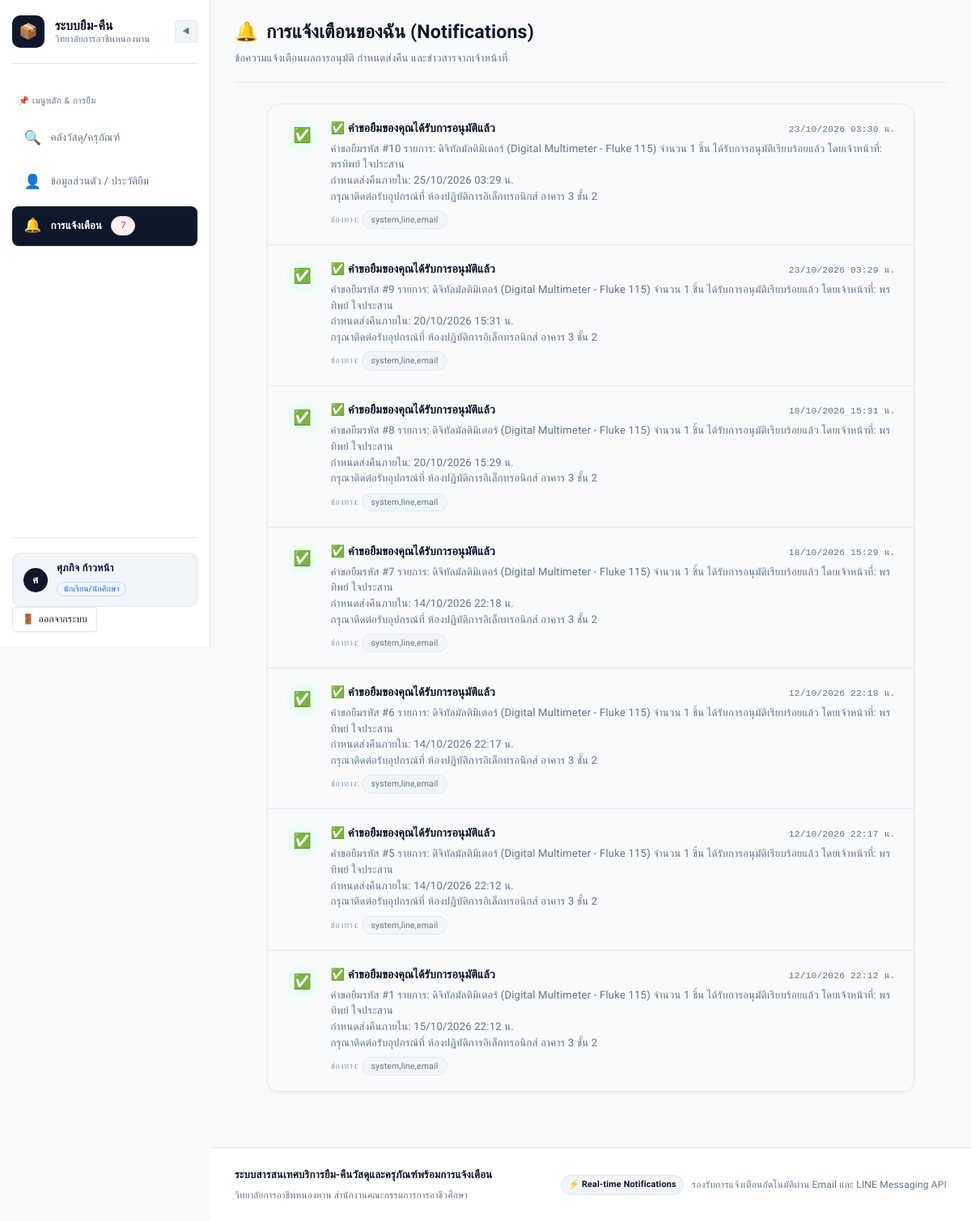
The app's page /notifications (signed in) with its own data.
### models.py (models this page shows, shortened)
class User(db.Model):
    __tablename__ = 'users'
    user_id = db.Column(db.Integer, primary_key=True, autoincrement=True)
    student_or_citizen_id = db.Column(db.String(20), nullable=False)
    first_name = db.Column(db.String(100), nullable=False)
    last_name = db.Column(db.String(100), nullable=False)
    email = db.Column(db.String(100), unique=True, nullable=False)
    password_hash = db.Column(db.String(255), nullable=False)
    phone_number = db.Column(db.String(20), nullable=True)
    role = db.Column(db.String(20), default='student', nullable=False)  # 'student', 'teacher', 'staff', 'admin'
    line_user_id = db.Column(db.String(100), nullable=True)
    department = db.Column(db.String(100), nullable=True, default='แผนกวิชาช่างอิเล็กทรอนิกส์')
    created_at = db.Column(db.DateTime, default=datetime.utcnow)
    borrow_requests = db.relationship('BorrowRequest', foreign_keys='BorrowRequest.user_id', backref='user', lazy=True)
    borrowings = db.relationship('Borrowing', foreign_keys='Borrowing.user_id', backref='user', lazy=True)
    notifications = db.relationship('Notification', backref='user', lazy=True, order_by='Notification.created_at.desc()')
    @property
    def full_name(self):
        return f"{self.first_name} {self.last_name}"
    @property
    def role_display(self):
        roles = {
            'student': 'นักเรียน/นักศึกษา',
            'teacher': 'อาจารย์/ครูผู้สอน',
            'staff': 'เจ้าหน้าที่พัสดุ',
            'admin': 'ผู้ดูแลระบบ'
        }
        return roles.get(self.role, self.role)
    @property
    def role_badge_class(self):
        badges = {
            'student': 'badge-info',
            'teacher': 'badge-primary',
            'staff': 'badge-warning',
            'admin': 'badge-danger'
        }
        return badges.get(self.role, 'badge-secondary')

class Notification(db.Model):
    __tablename__ = 'notifications'
    notification_id = db.Column(db.Integer, primary_key=True, autoincrement=True)
    user_id = db.Column(db.Integer, db.ForeignKey('users.user_id'), nullable=False)
    title = db.Column(db.String(150), nullable=False)
    message = db.Column(db.Text, nullable=False)
    type = db.Column(db.String(50), default='system')  # 'approval', 'rejection', 'due_soon', 'overdue', 'info'
    channel = db.Column(db.String(50), default='system')  # 'system', 'line', 'email'
    is_read = db.Column(db.Boolean, default=False)
    created_at = db.Column(db.DateTime, default=datetime.utcnow)

### app.py (the view)
    @app.route('/notifications')
    @login_required
    def notifications_page():
        user = User.query.get(session['user_id'])
        notifs = Notification.query.filter_by(user_id=user.user_id).order_by(Notification.created_at.desc()).all()
        for n in notifs:
            n.is_read = True
        db.session.commit()
        return render_template('notifications.html', notifications=notifs)

### templates/notifications.html (shortened to what this page needs)
{% extends "base.html" %}
{% block content %}
<div class="page-header">
    <div>
        <h1 class="page-title">
            <span>🔔</span> การแจ้งเตือนของฉัน (Notifications)
        </h1>
        <p class="page-subtitle">ข้อความแจ้งเตือนผลการอนุมัติ กำหนดส่งคืน และข่าวสารจากเจ้าหน้าที่</p>
    </div>
</div>
<div class="card" style="max-width: 800px; margin: 0 auto;">
    <div class="card-body" style="padding: 0;">
        {% if notifications %}
            <div style="display: flex; flex-direction: column;">
                {% for n in notifications %}
                    <div style="padding: 1.25rem 1.5rem; border-bottom: 1px solid var(--border); display: flex; gap: 1rem; align-items: flex-start; {% if not n.is_read %}background: #f8fafc;{% endif %}">
                        <div style="width: 40px; height: 40px; border-radius: var(--radius-full); display: flex; align-items: center; justify-content: center; font-size: 1.2rem; flex-shrink: 0;
                            background: {% if n.type == 'approval' %}var(--success-bg){% elif n.type == 'rejection' or n.type == 'overdue' %}var(--danger-bg){% else %}var(--bg-subtle){% endif %};">
                            {% if n.type == 'approval' %}✅
                            {% elif n.type == 'rejection' %}❌
                            {% elif n.type == 'overdue' %}⚠️
                            {% elif n.type == 'due_soon' %}⏰
                            {% else %}🔔{% endif %}
                        </div>
                        <div style="flex: 1;">
                            <div style="display: flex; justify-content: space-between; align-items: baseline; margin-bottom: 0.25rem;">
                                <h3 style="font-size: 0.95rem; font-weight: 700; color: var(--text-main);">
                                    {{ n.title }}
                                </h3>
                                <span style="font-size: 0.75rem; color: var(--text-muted); font-family: monospace;">
                                    {{ n.created_at.strftime('%d/%m/%Y %H:%M น.') }}
                                </span>
                            </div>
                            <div style="font-size: 0.875rem; color: var(--text-muted); line-height: 1.5; white-space: pre-line;">{{ n.message }}</div>
                            <div style="margin-top: 0.5rem; font-size: 0.75rem; color: var(--text-subtle);">
                                ช่องทาง: <span class="badge badge-secondary" style="font-size: 0.7rem;">{{ n.channel }}</span>
                            </div>
                        </div>
                    </div>
                {% endfor %}
            </div>
        {% else %}
            <div style="text-align: center; padding: 4rem 1rem; color: var(--text-muted);">
                <div style="font-size: 3rem; margin-bottom: 0.5rem;">🔕</div>
                <p>ไม่มีการแจ้งเตือนในขณะนี้</p>
            </div>
        {% endif %}
    </div>
</div>
{% endblock %}

### templates/base.html (shortened to what this page needs)
<!DOCTYPE html>
<html lang="th">
<head>
    <link rel="stylesheet" href="{{ url_for('static', filename='css/style.css') }}">
</head>
<body class="{% if current_user %}logged-in{% else %}guest-layout{% endif %}">
    <div class="app-layout">
        {% if current_user %}
        <aside class="app-sidebar" id="appSidebar">
            <div class="sidebar-header">
                <a href="{{ url_for('catalog') if current_user.role not in ['admin', 'staff'] else url_for('admin_requests') }}" class="brand">
                    <div class="brand-icon">📦</div>
                    <div class="brand-title">
                        <span class="main-text">ระบบยืม-คืน</span>
                        <span class="sub-text">วิทยาลัยการอาชีพหนองหาน</span>
                    </div>
                </a>
                <div class="sidebar-header-actions">
                    <button type="button" class="sidebar-collapse-btn" id="sidebarCollapseBtn" title="ย่อ/ขยายแถบเมนู (Full-Screen View)">
                        <span class="collapse-icon">◀</span>
                    </button>
                </div>
            </div>
            <nav class="sidebar-menu">
                <div class="sidebar-section-title">
                    <span>📌</span>
                    <span class="section-text">เมนูหลัก & การยืม</span>
                </div>
                <a href="{{ url_for('catalog') }}" class="sidebar-link {% if request.endpoint == 'catalog' %}active{% endif %}" title="คลังวัสดุและครุภัณฑ์">
                    <span class="sidebar-icon">🔍</span>
                    <span class="link-text">คลังวัสดุ/ครุภัณฑ์</span>
                </a>
                <a href="{{ url_for('profile') }}" class="sidebar-link {% if request.endpoint == 'profile' %}active{% endif %}" title="ข้อมูลส่วนตัวและประวัติยืม">
                    <span class="sidebar-icon">👤</span>
                    <span class="link-text">ข้อมูลส่วนตัว / ประวัติยืม</span>
                </a>
                <a href="{{ url_for('notifications_page') }}" class="sidebar-link {% if request.endpoint == 'notifications_page' %}active{% endif %}" title="การแจ้งเตือน">
                    <span class="sidebar-icon">🔔</span>
                    <span class="link-text">การแจ้งเตือน</span>
                    {% if unread_count > 0 %}
                        <span class="badge badge-danger sidebar-badge">{{ unread_count }}</span>
                    {% endif %}
                </a>
            </nav>
            <div class="sidebar-footer">
                <a href="{{ url_for('profile') }}" class="sidebar-user-card" title="ดูข้อมูลส่วนตัว">
                    <div class="avatar-initial">{{ current_user.first_name[0] }}</div>
                    <div class="sidebar-user-info">
                        <div class="sidebar-user-name">{{ current_user.full_name }}</div>
                        <div class="sidebar-user-role">
                            <span class="badge {{ current_user.role_badge_class }}" style="padding: 0.12rem 0.5rem; font-size: 0.68rem;">{{ current_user.role_display }}</span>
                        </div>
                    </div>
                </a>
                <a href="{{ url_for('logout') }}" class="btn btn-secondary btn-sm sidebar-logout-btn" title="ออกจากระบบ">
                    <span class="logout-icon">🚪</span>
                    <span class="logout-text">ออกจากระบบ</span>
                </a>
            </div>
        </aside>
        {% endif %}
        <div class="app-main">
            <main class="main-content">
                {% block content %}{% endblock %}
            </main>
            <footer class="app-footer">
                <div class="footer-inner">
                    <div class="footer-brand-col">
                        <strong>ระบบสารสนเทศบริการยืม-คืนวัสดุและครุภัณฑ์พร้อมการแจ้งเตือน</strong>
                        <div class="footer-sub">วิทยาลัยการอาชีพหนองหาน สำนักงานคณะกรรมการการอาชีวศึกษา</div>
                    </div>
                    <div class="footer-info-col">
                        <span class="footer-badge">⚡ Real-time Notifications</span>
                        <span>รองรับการแจ้งเตือนอัตโนมัติผ่าน Email และ LINE Messaging API</span>
                    </div>
                </div>
            </footer>
        </div>
    </div>
</body>
</html>

### records on screen
User: first_name "ศ", full_name "ศุภกิจ ก้าวหน้า", role_display "นักเรียน/นักศึกษา"
Notification: title "✅ คำขอยืมของคุณได้รับการอนุมัติแล้ว", created_at "23/10/2026 03:30 น.", message "คำขอยืมรหัส #10 รายการ: ดิจิทัลมัลติมิเตอร์ (Digital Multimeter - Fluke 115) จำนวน 1 ชิ้น ได้รับการอนุมัติเรียบร้อยแล้ว โดยเจ้าหน้าที่: พรทิพย์ ใจประสาน กำหนดส่งคืนภายใน: 25/10/2026 03:29 น. กรุณาติดต่อรับอุปกรณ์ที่ ห้องปฏิบัติการอิเล็กทรอนิกส์ อาคาร 3 ชั้น 2", channel "system,line,email"
Notification: title "✅ คำขอยืมของคุณได้รับการอนุมัติแล้ว", created_at "23/10/2026 03:29 น.", message "คำขอยืมรหัส #9 รายการ: ดิจิทัลมัลติมิเตอร์ (Digital Multimeter - Fluke 115) จำนวน 1 ชิ้น ได้รับการอนุมัติเรียบร้อยแล้ว โดยเจ้าหน้าที่: พรทิพย์ ใจประสาน กำหนดส่งคืนภายใน: 20/10/2026 15:31 น. กรุณาติดต่อรับอุปกรณ์ที่ ห้องปฏิบัติการอิเล็กทรอนิกส์ อาคาร 3 ชั้น 2", channel "system,line,email"
Notification: title "✅ คำขอยืมของคุณได้รับการอนุมัติแล้ว", created_at "18/10/2026 15:31 น.", message "คำขอยืมรหัส #8 รายการ: ดิจิทัลมัลติมิเตอร์ (Digital Multimeter - Fluke 115) จำนวน 1 ชิ้น ได้รับการอนุมัติเรียบร้อยแล้ว โดยเจ้าหน้าที่: พรทิพย์ ใจประสาน กำหนดส่งคืนภายใน: 20/10/2026 15:29 น. กรุณาติดต่อรับอุปกรณ์ที่ ห้องปฏิบัติการอิเล็กทรอนิกส์ อาคาร 3 ชั้น 2", channel "system,line,email"
Notification: title "✅ คำขอยืมของคุณได้รับการอนุมัติแล้ว", created_at "18/10/2026 15:29 น.", message "คำขอยืมรหัส #7 รายการ: ดิจิทัลมัลติมิเตอร์ (Digital Multimeter - Fluke 115) จำนวน 1 ชิ้น ได้รับการอนุมัติเรียบร้อยแล้ว โดยเจ้าหน้าที่: พรทิพย์ ใจประสาน กำหนดส่งคืนภายใน: 14/10/2026 22:18 น. กรุณาติดต่อรับอุปกรณ์ที่ ห้องปฏิบัติการอิเล็กทรอนิกส์ อาคาร 3 ชั้น 2", channel "system,line,email"
Notification: title "✅ คำขอยืมของคุณได้รับการอนุมัติแล้ว", created_at "12/10/2026 22:18 น.", message "คำขอยืมรหัส #6 รายการ: ดิจิทัลมัลติมิเตอร์ (Digital Multimeter - Fluke 115) จำนวน 1 ชิ้น ได้รับการอนุมัติเรียบร้อยแล้ว โดยเจ้าหน้าที่: พรทิพย์ ใจประสาน กำหนดส่งคืนภายใน: 14/10/2026 22:17 น. กรุณาติดต่อรับอุปกรณ์ที่ ห้องปฏิบัติการอิเล็กทรอนิกส์ อาคาร 3 ชั้น 2", channel "system,line,email"
Notification: title "✅ คำขอยืมของคุณได้รับการอนุมัติแล้ว", created_at "12/10/2026 22:17 น.", message "คำขอยืมรหัส #5 รายการ: ดิจิทัลมัลติมิเตอร์ (Digital Multimeter - Fluke 115) จำนวน 1 ชิ้น ได้รับการอนุมัติเรียบร้อยแล้ว โดยเจ้าหน้าที่: พรทิพย์ ใจประสาน กำหนดส่งคืนภายใน: 14/10/2026 22:12 น. กรุณาติดต่อรับอุปกรณ์ที่ ห้องปฏิบัติการอิเล็กทรอนิกส์ อาคาร 3 ชั้น 2", channel "system,line,email"
Notification: title "✅ คำขอยืมของคุณได้รับการอนุมัติแล้ว", created_at "12/10/2026 22:12 น.", message "คำขอยืมรหัส #1 รายการ: ดิจิทัลมัลติมิเตอร์ (Digital Multimeter - Fluke 115) จำนวน 1 ชิ้น ได้รับการอนุมัติเรียบร้อยแล้ว โดยเจ้าหน้าที่: พรทิพย์ ใจประสาน กำหนดส่งคืนภายใน: 15/10/2026 22:12 น. กรุณาติดต่อรับอุปกรณ์ที่ ห้องปฏิบัติการอิเล็กทรอนิกส์ อาคาร 3 ชั้น 2", channel "system,line,email"

### other values on screen
{{ unread_count }} "7"
